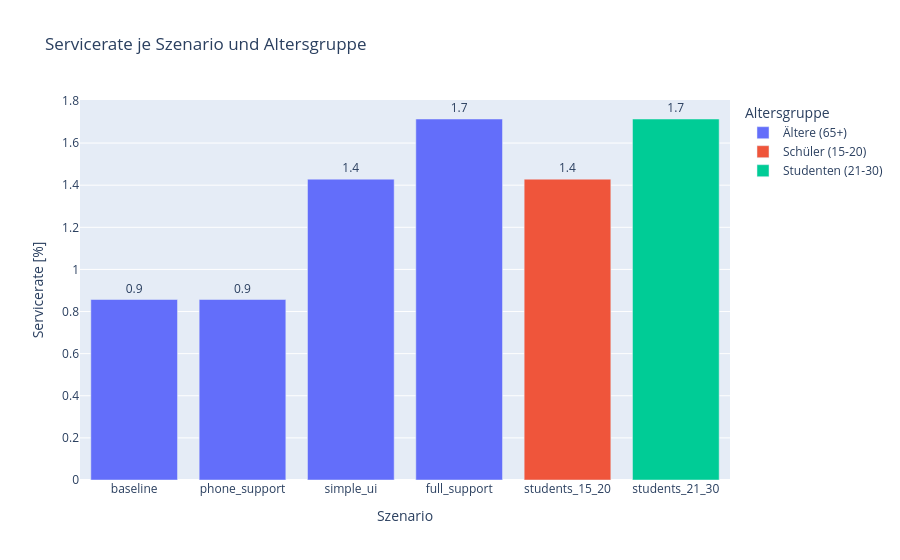
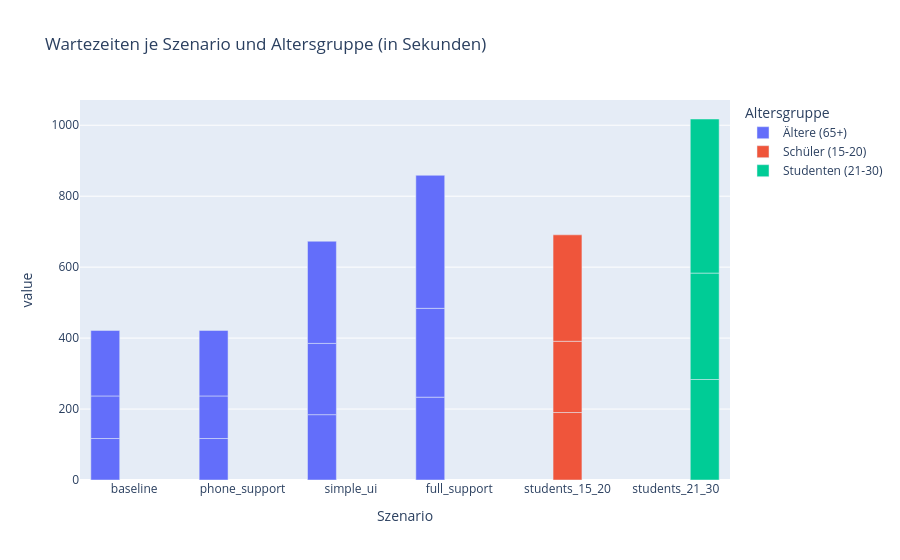

Write notebook code for charts like these, in order.
### Markdown cell above
## 3. Visualisierung: Servicerate und Wartezeiten im Vergleich
Wir plotten die Servicerate und die Wartezeiten für alle Szenarien als Balkendiagramm.

### Code cell
fig = px.bar(result_df, x='Szenario', y='Servicerate [%]',
             color='Altersgruppe',
             title='Servicerate je Szenario und Altersgruppe',
             text='Servicerate [%]')
fig.update_traces(texttemplate='%{text:.1f}', textposition='outside')
fig.show()

fig2 = px.bar(result_df, x='Szenario', y=['Ø Wartezeit [s]', 'Median Wartezeit [s]', '90%-Quantil Wartezeit [s]'],
              color='Altersgruppe',
              title='Wartezeiten je Szenario und Altersgruppe (in Sekunden)',
              barmode='group')
fig2.show()

### Figure 1 — Plotly figure (JSON) as saved in the notebook; plotly's stock layout.template omitted (floating-point values rounded to 4 significant figures)
{"data": [{"alignmentgroup": "True", "hovertemplate": "Altersgruppe=Ältere (65+)<br>Szenario=%{x}<br>Servicerate [%]=%{text}<extra></extra>", "legendgroup": "Ältere (65+)", "marker": {"color": "#636efa", "pattern": {"shape": ""}}, "name": "Ältere (65+)", "offsetgroup": "Ältere (65+)", "orientation": "v", "showlegend": true, "text": [0.8571, 0.8571, 1.429, 1.714], "textposition": "outside", "texttemplate": "%{text:.1f}", "type": "bar", "x": ["baseline", "phone_support", "simple_ui", "full_support"], "xaxis": "x", "y": [0.8571, 0.8571, 1.429, 1.714], "yaxis": "y"}, {"alignmentgroup": "True", "hovertemplate": "Altersgruppe=Schüler (15-20)<br>Szenario=%{x}<br>Servicerate [%]=%{text}<extra></extra>", "legendgroup": "Schüler (15-20)", "marker": {"color": "#EF553B", "pattern": {"shape": ""}}, "name": "Schüler (15-20)", "offsetgroup": "Schüler (15-20)", "orientation": "v", "showlegend": true, "text": [1.429], "textposition": "outside", "texttemplate": "%{text:.1f}", "type": "bar", "x": ["students_15_20"], "xaxis": "x", "y": [1.429], "yaxis": "y"}, {"alignmentgroup": "True", "hovertemplate": "Altersgruppe=Studenten (21-30)<br>Szenario=%{x}<br>Servicerate [%]=%{text}<extra></extra>", "legendgroup": "Studenten (21-30)", "marker": {"color": "#00cc96", "pattern": {"shape": ""}}, "name": "Studenten (21-30)", "offsetgroup": "Studenten (21-30)", "orientation": "v", "showlegend": true, "text": [1.714], "textposition": "outside", "texttemplate": "%{text:.1f}", "type": "bar", "x": ["students_21_30"], "xaxis": "x", "y": [1.714], "yaxis": "y"}], "layout": {"barmode": "relative", "legend": {"title": {"text": "Altersgruppe"}, "tracegroupgap": 0}, "title": {"text": "Servicerate je Szenario und Altersgruppe"}, "xaxis": {"anchor": "y", "domain": [0, 1], "title": {"text": "Szenario"}}, "yaxis": {"anchor": "x", "domain": [0, 1], "title": {"text": "Servicerate [%]"}}}}

### Figure 2 — Plotly figure (JSON) as saved in the notebook; plotly's stock layout.template omitted (floating-point values rounded to 4 significant figures)
{"data": [{"alignmentgroup": "True", "hovertemplate": "Altersgruppe=Ältere (65+)<br>Szenario=%{x}<br>value=%{y}<extra></extra>", "legendgroup": "Ältere (65+)", "marker": {"color": "#636efa", "pattern": {"shape": ""}}, "name": "Ältere (65+)", "offsetgroup": "Ältere (65+)", "orientation": "v", "showlegend": true, "textposition": "auto", "type": "bar", "x": ["baseline", "phone_support", "simple_ui", "full_support", "baseline", "phone_support", "simple_ui", "full_support", "baseline", "phone_support", "simple_ui", "full_support"], "xaxis": "x", "y": [117.0, 117.0, 184.2, 233.5, 120, 120, 200.9, 250.4, 184.7, 184.7, 288, 375], "yaxis": "y"}, {"alignmentgroup": "True", "hovertemplate": "Altersgruppe=Schüler (15-20)<br>Szenario=%{x}<br>value=%{y}<extra></extra>", "legendgroup": "Schüler (15-20)", "marker": {"color": "#EF553B", "pattern": {"shape": ""}}, "name": "Schüler (15-20)", "offsetgroup": "Schüler (15-20)", "orientation": "v", "showlegend": true, "textposition": "auto", "type": "bar", "x": ["students_15_20", "students_15_20", "students_15_20"], "xaxis": "x", "y": [190.2, 200.9, 300], "yaxis": "y"}, {"alignmentgroup": "True", "hovertemplate": "Altersgruppe=Studenten (21-30)<br>Szenario=%{x}<br>value=%{y}<extra></extra>", "legendgroup": "Studenten (21-30)", "marker": {"color": "#00cc96", "pattern": {"shape": ""}}, "name": "Studenten (21-30)", "offsetgroup": "Studenten (21-30)", "orientation": "v", "showlegend": true, "textposition": "auto", "type": "bar", "x": ["students_21_30", "students_21_30", "students_21_30"], "xaxis": "x", "y": [283.3, 300, 434.3], "yaxis": "y"}], "layout": {"barmode": "group", "legend": {"title": {"text": "Altersgruppe"}, "tracegroupgap": 0}, "title": {"text": "Wartezeiten je Szenario und Altersgruppe (in Sekunden)"}, "xaxis": {"anchor": "y", "domain": [0, 1], "title": {"text": "Szenario"}}, "yaxis": {"anchor": "x", "domain": [0, 1], "title": {"text": "value"}}}}
